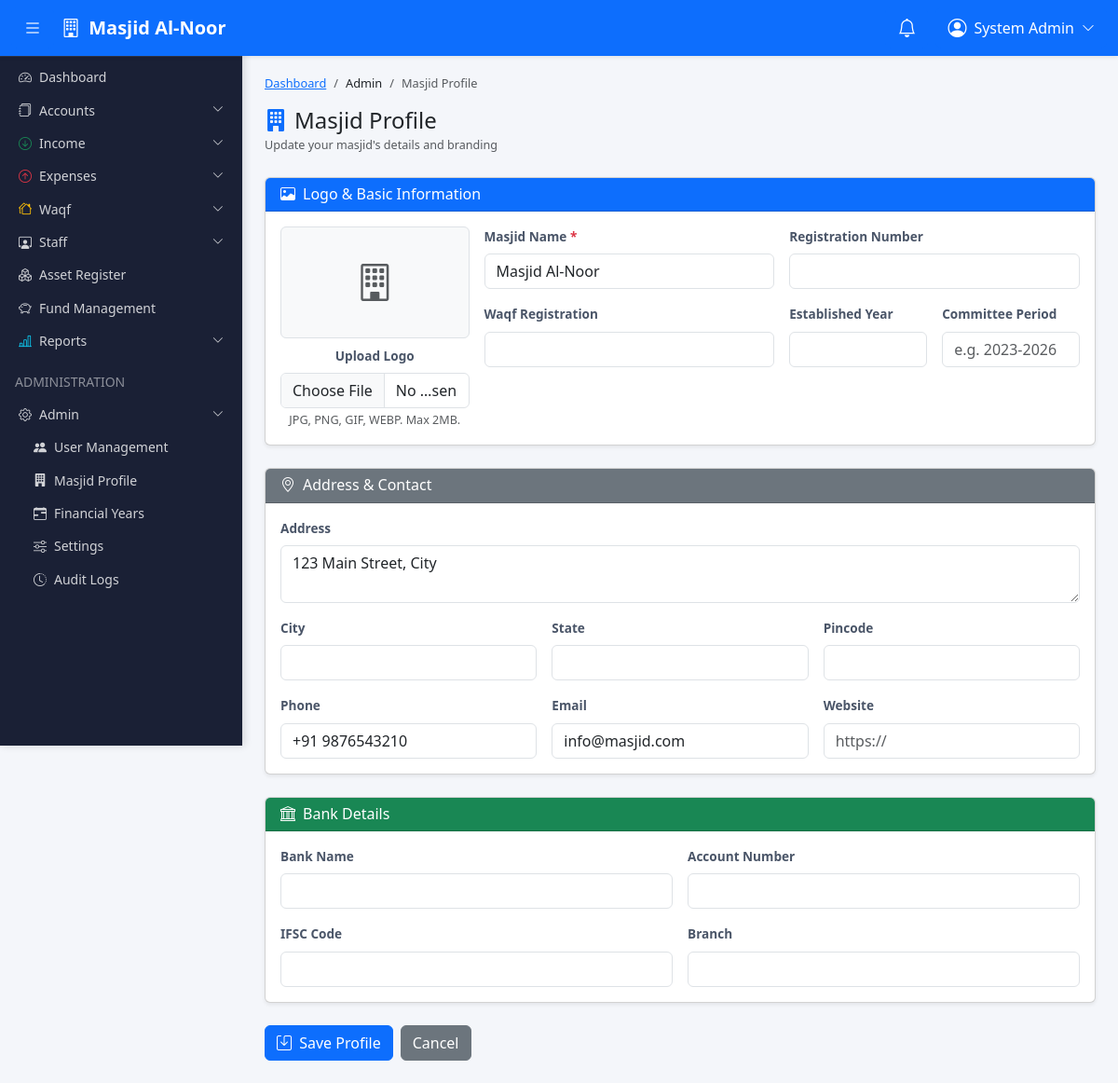
The page /modules/admin/masjid_profile.php (signed in) on the database its author committed.
### tables this page shows
CREATE TABLE `masjid_profile` (
  `id` int(11) NOT NULL AUTO_INCREMENT,
  `masjid_name` varchar(200) NOT NULL,
  `registration_number` varchar(100),
  `waqf_registration` varchar(100),
  `address` text,
  `city` varchar(100),
  `state` varchar(100),
  `pincode` varchar(10),
  `phone` varchar(20),
  `email` varchar(150),
  `website` varchar(200),
  `logo` varchar(255),
  `committee_period` varchar(100),
  `established_year` year,
  `bank_name` varchar(200),
  `bank_account` varchar(50),
  `bank_ifsc` varchar(20),
  `bank_branch` varchar(200),
  `created_at` timestamp NOT NULL DEFAULT CURRENT_TIMESTAMP,
  `updated_at` timestamp NOT NULL DEFAULT CURRENT_TIMESTAMP ON UPDATE CURRENT_TIMESTAMP,
  PRIMARY KEY (`id`)
);

### config/database.php (called while the page is built, shortened)
<?php
class Database {
    private static $instance = null;
    private $pdo;
    private function __construct() {
        $dsn = 'mysql:host=' . DB_HOST . ';dbname=' . DB_NAME . ';charset=' . DB_CHARSET;
        $options = [
            PDO::ATTR_ERRMODE            => PDO::ERRMODE_EXCEPTION,
            PDO::ATTR_DEFAULT_FETCH_MODE => PDO::FETCH_ASSOC,
            PDO::ATTR_EMULATE_PREPARES   => false,
        ];
        try {
            $this->pdo = new PDO($dsn, DB_USER, DB_PASS, $options);
        } catch (PDOException $e) {
            die('Database connection failed: ' . $e->getMessage());
        }
    }
    public static function getInstance(): Database {
        if (self::$instance === null) {
            self::$instance = new Database();
        }
        return self::$instance;
    }
    public function getConnection(): PDO {
        return $this->pdo;
    }
}
function db(): PDO {
    return Database::getInstance()->getConnection();
}

### app/helpers/functions.php (called while the page is built, shortened)
<?php
function getMasjidProfile(): array {
    static $profile = null;
    if ($profile === null) {
        $stmt = db()->query("SELECT * FROM masjid_profile LIMIT 1");
        $profile = $stmt->fetch() ?: ['masjid_name' => 'Masjid ERP'];
    }
    return $profile;
}

### modules/admin/masjid_profile.php (the view, shortened to what this page needs)
<?php
$db = db();
$profile = $db->query("SELECT * FROM masjid_profile LIMIT 1")->fetch(PDO::FETCH_ASSOC) ?: [];
$v = function(string $key) use ($profile): string {
    return htmlspecialchars($profile[$key] ?? '');
};
require_once __DIR__ . '/../../templates/header.php';
?>
<div class="wrapper d-flex">
<?php require_once __DIR__ . '/../../templates/sidebar.php'; ?>
<div class="main-content flex-grow-1">
<?php require_once __DIR__ . '/../../templates/navbar.php'; ?>
<div class="content-area p-3 p-md-4" style="margin-top:56px;">
    <nav aria-label="breadcrumb" class="mb-3">
        <ol class="breadcrumb">
            <li class="breadcrumb-item"><a href="<?= BASE_PATH ?>/dashboard.php">Dashboard</a></li>
            <li class="breadcrumb-item">Admin</li>
            <li class="breadcrumb-item active">Masjid Profile</li>
        </ol>
    </nav>
    <div class="d-flex align-items-center mb-4">
        <div>
            <h4 class="mb-0"><i class="bi bi-building-fill me-2 text-primary"></i>Masjid Profile</h4>
            <small class="text-muted">Update your masjid's details and branding</small>
        </div>
    </div>
    <form method="POST" enctype="multipart/form-data">
        <div class="card shadow-sm mb-4">
            <div class="card-header bg-primary text-white">
                <h6 class="mb-0"><i class="bi bi-image me-2"></i>Logo & Basic Information</h6>
            </div>
            <div class="card-body">
                <div class="row g-3 align-items-start">
                    <div class="col-md-3 text-center">
                        <?php if (!empty($profile['logo'])): ?>
                            <img src="<?= BASE_PATH . '/' . $v('logo') ?>" alt="Masjid Logo"
                                 class="img-thumbnail mb-2" style="max-height:150px;max-width:200px;">
                        <?php else: ?>
                            <div class="border rounded d-flex align-items-center justify-content-center bg-light mb-2"
                                 style="height:120px;">
                                <i class="bi bi-building fs-1 text-muted"></i>
                            </div>
                        <?php endif; ?>
                        <div>
                            <label class="form-label fw-semibold">Upload Logo</label>
                            <input type="file" class="form-control" name="logo" accept="image/*">
                            <div class="form-text">JPG, PNG, GIF, WEBP. Max 2MB.</div>
                        </div>
                    </div>
                    <div class="col-md-9">
                        <div class="row g-3">
                            <div class="col-md-6">
                                <label class="form-label fw-semibold">Masjid Name <span class="text-danger">*</span></label>
                                <input type="text" class="form-control" name="masjid_name" value="<?= $v('masjid_name') ?>" required>
                            </div>
                            <div class="col-md-6">
                                <label class="form-label fw-semibold">Registration Number</label>
                                <input type="text" class="form-control" name="registration_number" value="<?= $v('registration_number') ?>">
                            </div>
                            <div class="col-md-6">
                                <label class="form-label fw-semibold">Waqf Registration</label>
                                <input type="text" class="form-control" name="waqf_registration" value="<?= $v('waqf_registration') ?>">
                            </div>
                            <div class="col-md-3">
                                <label class="form-label fw-semibold">Established Year</label>
                                <input type="number" class="form-control" name="established_year" value="<?= $v('established_year') ?>" min="1800" max="<?= date('Y') ?>">
                            </div>
                            <div class="col-md-3">
                                <label class="form-label fw-semibold">Committee Period</label>
                                <input type="text" class="form-control" name="committee_period" value="<?= $v('committee_period') ?>" placeholder="e.g. 2023-2026">
                            </div>
                        </div>
                    </div>
                </div>
            </div>
        </div>
        <div class="card shadow-sm mb-4">
            <div class="card-header bg-secondary text-white">
                <h6 class="mb-0"><i class="bi bi-geo-alt me-2"></i>Address & Contact</h6>
            </div>
            <div class="card-body">
                <div class="row g-3">
                    <div class="col-12">
                        <label class="form-label fw-semibold">Address</label>
                        <textarea class="form-control" name="address" rows="2"><?= $v('address') ?></textarea>
                    </div>
                    <div class="col-md-4">
                        <label class="form-label fw-semibold">City</label>
                        <input type="text" class="form-control" name="city" value="<?= $v('city') ?>">
                    </div>
                    <div class="col-md-4">
                        <label class="form-label fw-semibold">State</label>
                        <input type="text" class="form-control" name="state" value="<?= $v('state') ?>">
                    </div>
                    <div class="col-md-4">
                        <label class="form-label fw-semibold">Pincode</label>
                        <input type="text" class="form-control" name="pincode" value="<?= $v('pincode') ?>" maxlength="10">
                    </div>
                    <div class="col-md-4">
                        <label class="form-label fw-semibold">Phone</label>
                        <input type="text" class="form-control" name="phone" value="<?= $v('phone') ?>">
                    </div>
                    <div class="col-md-4">
                        <label class="form-label fw-semibold">Email</label>
                        <input type="email" class="form-control" name="email" value="<?= $v('email') ?>">
                    </div>
                    <div class="col-md-4">
                        <label class="form-label fw-semibold">Website</label>
                        <input type="url" class="form-control" name="website" value="<?= $v('website') ?>" placeholder="https://">
                    </div>
                </div>
            </div>
        </div>
        <div class="card shadow-sm mb-4">
            <div class="card-header bg-success text-white">
                <h6 class="mb-0"><i class="bi bi-bank me-2"></i>Bank Details</h6>
            </div>
            <div class="card-body">
                <div class="row g-3">
                    <div class="col-md-6">
                        <label class="form-label fw-semibold">Bank Name</label>
                        <input type="text" class="form-control" name="bank_name" value="<?= $v('bank_name') ?>">
                    </div>
                    <div class="col-md-6">
                        <label class="form-label fw-semibold">Account Number</label>
                        <input type="text" class="form-control" name="bank_account" value="<?= $v('bank_account') ?>">
                    </div>
                    <div class="col-md-6">
                        <label class="form-label fw-semibold">IFSC Code</label>
                        <input type="text" class="form-control" name="bank_ifsc" value="<?= $v('bank_ifsc') ?>" style="text-transform:uppercase;">
                    </div>
                    <div class="col-md-6">
                        <label class="form-label fw-semibold">Branch</label>
                        <input type="text" class="form-control" name="bank_branch" value="<?= $v('bank_branch') ?>">
                    </div>
                </div>
            </div>
        </div>
        <div class="d-flex gap-2">
            <button type="submit" class="btn btn-primary">
                <i class="bi bi-save me-1"></i> Save Profile
            </button>
            <a href="<?= BASE_PATH ?>/dashboard.php" class="btn btn-secondary">Cancel</a>
        </div>
    </form>
</div>
</div>
</div>
<?php require_once __DIR__ . '/../../templates/footer.php'; ?>

### templates/navbar.php (shortened to what this page needs)
<nav class="navbar navbar-expand-lg navbar-dark bg-primary fixed-top shadow-sm" id="mainNavbar">
    <div class="container-fluid">
        <button class="btn btn-primary me-2" id="sidebarToggle" type="button">
            <i class="bi bi-list fs-5"></i>
        </button>
        <a class="navbar-brand fw-bold" href="<?= BASE_PATH ?>/dashboard.php">
            <i class="bi bi-building me-1"></i>
            <?= htmlspecialchars($_masjidProfile['masjid_name'] ?? APP_NAME) ?>
        </a>
        <div class="d-flex align-items-center ms-auto gap-2">
            <div class="dropdown">
                <button class="btn btn-primary position-relative" type="button" data-bs-toggle="dropdown">
                    <i class="bi bi-bell fs-5"></i>
                </button>
            </div>
            <div class="dropdown">
                <button class="btn btn-primary d-flex align-items-center gap-2" type="button" data-bs-toggle="dropdown">
                    <i class="bi bi-person-circle fs-5"></i>
                    <span class="d-none d-md-inline"><?= htmlspecialchars($_SESSION['user']['name'] ?? 'User') ?></span>
                    <i class="bi bi-chevron-down small"></i>
                </button>
            </div>
        </div>
    </div>
</nav>

### assets/css/style.css (style rules this page uses)
:root { --sidebar-width: 260px; --sidebar-bg: #1a2035; --sidebar-hover: #2a3050; --sidebar-active: #1976d2; --primary: #1976d2; --navbar-height: 56px; }
body { font-family: 'Segoe UI', Tahoma, Geneva, Verdana, sans-serif; background-color: #f4f6fa; font-size: 0.9rem; }
.wrapper { min-height: 100vh; }
.main-content { margin-left: var(--sidebar-width); transition: margin 0.3s ease; min-height: 100vh; }
.content-area { min-height: calc(100vh - var(--navbar-height)); }
.breadcrumb { margin-bottom: 0; font-size: 0.8rem; }
.form-label { font-weight: 500; color: #4a5568; font-size: 0.85rem; }

### rows shown on the page
masjid_profile: masjid_name "Masjid Al-Noor", address "123 Main Street, City", phone "+91 9876543210", email "info@masjid.com"

### other values the page prints
$_SESSION['user']['name'] "System Admin"
